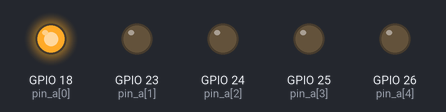
A program run on a simulated Raspberry Pi (BCM pin numbers). Shown: output pins drawn as LEDs (lit = HIGH).

Above: at 0.2 s.
At 1.2 s:
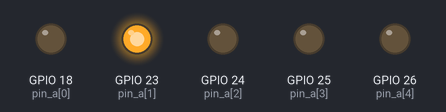
At 3.2 s:
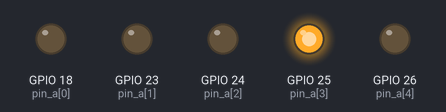
At 7.0 s:
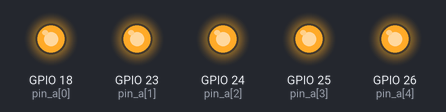
At 9.0 s:
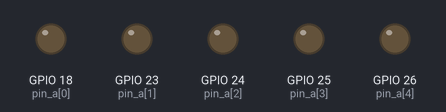
At 12.2 s:
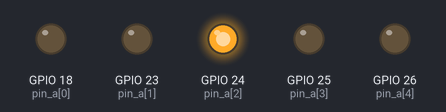
Timing chart, 0 to 13.0 s (numbered marks = the images above):
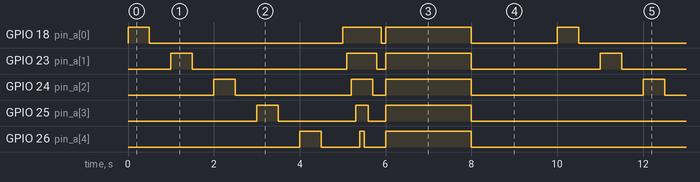

The program:

making_circuit_using_the_bread_board.py
```python
import time
import RPi.GPIO as GPIO

pin_a = [18, 23, 24, 25, 26]
pin_b = [26, 25, 24, 23, 18]

GPIO.setmode(GPIO.BCM)

for i in pin_a:
  GPIO.setup(i, GPIO.OUT)

while True:
  for i in pin_a:
    GPIO.output(i, GPIO.HIGH)
    time.sleep(0.5)
    GPIO.output(i, GPIO.LOW)
    time.sleep(0.5)

  for i in pin_a:
    GPIO.output(i, GPIO.HIGH)
    time.sleep(0.1)

  for i in pin_b:
    GPIO.output(i, GPIO.LOW)
    time.sleep(0.1)

  for i in pin_a:
    GPIO.output(i, GPIO.HIGH)
  time.sleep(2)

  for i in pin_b:
    GPIO.output(i, GPIO.LOW)
  time.sleep(2)
```

Measured:
- by itself, GPIO 18 (pin_a[0]): repeats every 10.0 s: LOW 4.5 s, HIGH 0.90 s, LOW 0.10 s, HIGH 2.0 s, LOW 2.0 s, HIGH 0.50 s
- by itself, GPIO 23 (pin_a[1]): repeats every 10.0 s: LOW 3.6 s, HIGH 0.70 s, LOW 0.20 s, HIGH 2.0 s, LOW 3.0 s, HIGH 0.50 s
- by itself, GPIO 24 (pin_a[2]): repeats every 10.0 s: LOW 2.7 s, HIGH 0.50 s, LOW 0.30 s, HIGH 2.0 s, LOW 4.0 s, HIGH 0.50 s
- by itself, GPIO 25 (pin_a[3]): repeats every 10.0 s: LOW 1.8 s, HIGH 0.30 s, LOW 0.40 s, HIGH 2.0 s, LOW 5.0 s, HIGH 0.50 s
- by itself, GPIO 26 (pin_a[4]): repeats every 10.0 s: LOW 0.90 s, HIGH 0.10 s, LOW 0.50 s, HIGH 2.0 s, LOW 6.0 s, HIGH 0.50 s
